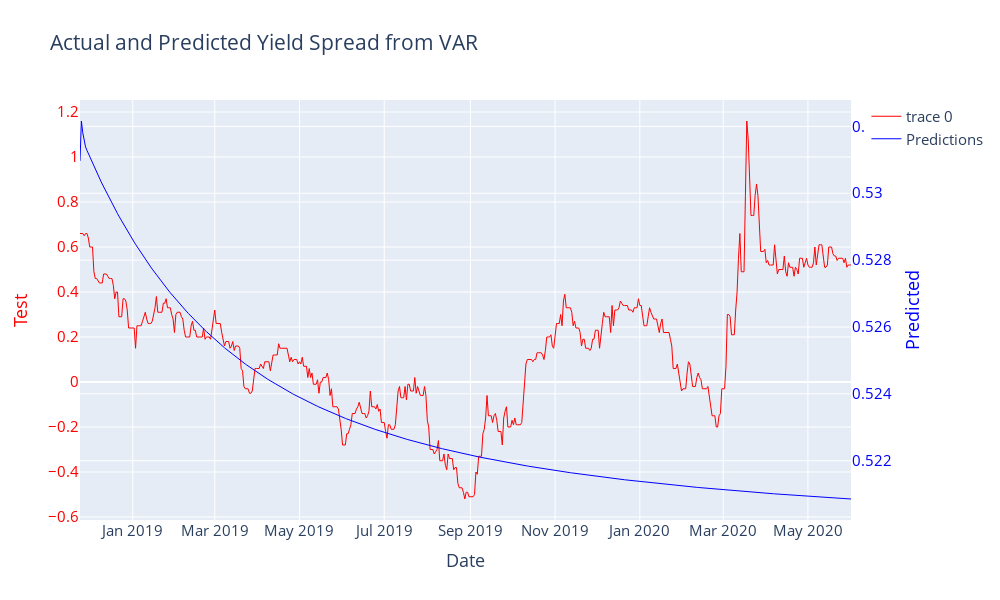

The notebook cell this image was saved under:
### Code cell
# line plot shows the expected values (red) compared to the rolling forecast predictions (blue).
test_df = go.Scatter(x = merge_invert.index, y = merge_invert['yieldsp'], line=dict(color='red', width= 1))

layout = go.Layout(title='Yield Spread (10 Year - 2 Month Treasury Rate)', 
                   title_font_size=15, 
                   xaxis_title="Years", yaxis_title="Yield Spread", 
                   xaxis_range=[datetime.datetime(2019, 3, 8),
                   datetime.datetime(2020, 7, 1)])

pred_df = go.Scatter(x = merge_invert.index,
                        y = merge_invert['invert_yieldsp'],
                        line=dict(color='blue', width= 1),
                        opacity=1,
                        name='Predictions',
                        yaxis='y2')


# Create a layout with two yaxes
layout = go.Layout(height=600, width=1000, font=dict(size=15),
                   title='Actual and Predicted Yield Spread from VAR',
                   xaxis=dict(title='Date', type='date'),
                   
                   yaxis=dict(title='Test', color='red'),
                   # Add a second yaxis to the right of the plot
                   yaxis2=dict(title='Predicted', color='blue',
                                          overlaying='y',
                                          side='right'),
                   xaxis_range=[datetime.datetime(2018, 11, 24),
                   datetime.datetime(2020, 6, 1)]
                   )

fig = go.Figure(data=[test_df, pred_df], layout=layout)
iplot(fig)

### Figure 1 — Plotly figure (JSON) as saved in the notebook; plotly's stock layout.template omitted (floating-point values rounded to 4 significant figures; data arrays with more than 128 entries replaced by an {"elided": "..."} marker saying what was removed)
{"data": [{"line": {"color": "red", "width": 1}, "type": "scatter", "x": {"elided": "556 str values"}, "y": {"elided": "556 float values"}}, {"line": {"color": "blue", "width": 1}, "name": "Predictions", "opacity": 1, "type": "scatter", "x": {"elided": "556 str values"}, "y": {"elided": "556 float values"}, "yaxis": "y2"}], "layout": {"font": {"size": 15}, "height": 600, "title": {"text": "Actual and Predicted Yield Spread from VAR"}, "width": 1000, "xaxis": {"range": ["2018-11-24T00:00:00", "2020-06-01T00:00:00"], "title": {"text": "Date"}, "type": "date"}, "yaxis": {"color": "red", "title": {"text": "Test"}}, "yaxis2": {"color": "blue", "overlaying": "y", "side": "right", "title": {"text": "Predicted"}}}}
